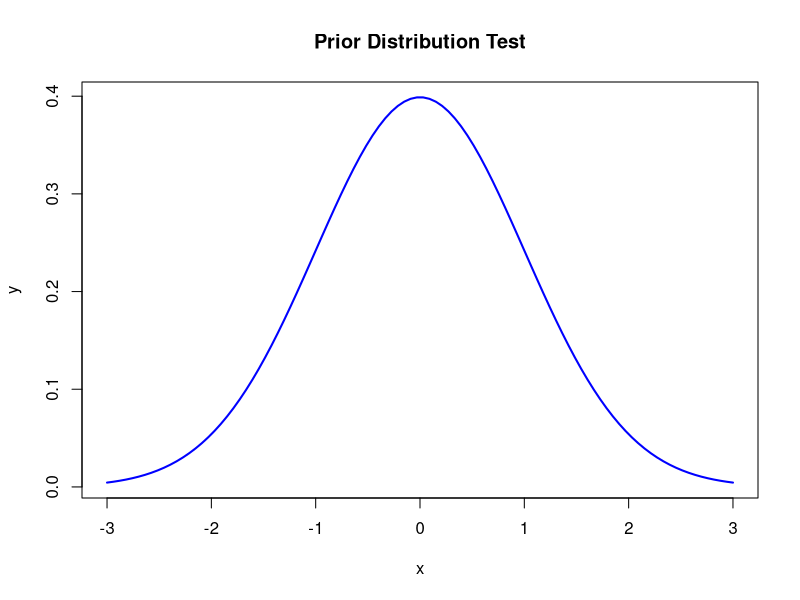

R code for this plot:
## ---- chunk 1
#| message: false
#| warning: false
x <- seq(-3, 3, length=100)
y <- dnorm(x)
plot(x, y, type="l", main="Prior Distribution Test", col="blue", lwd=2)
